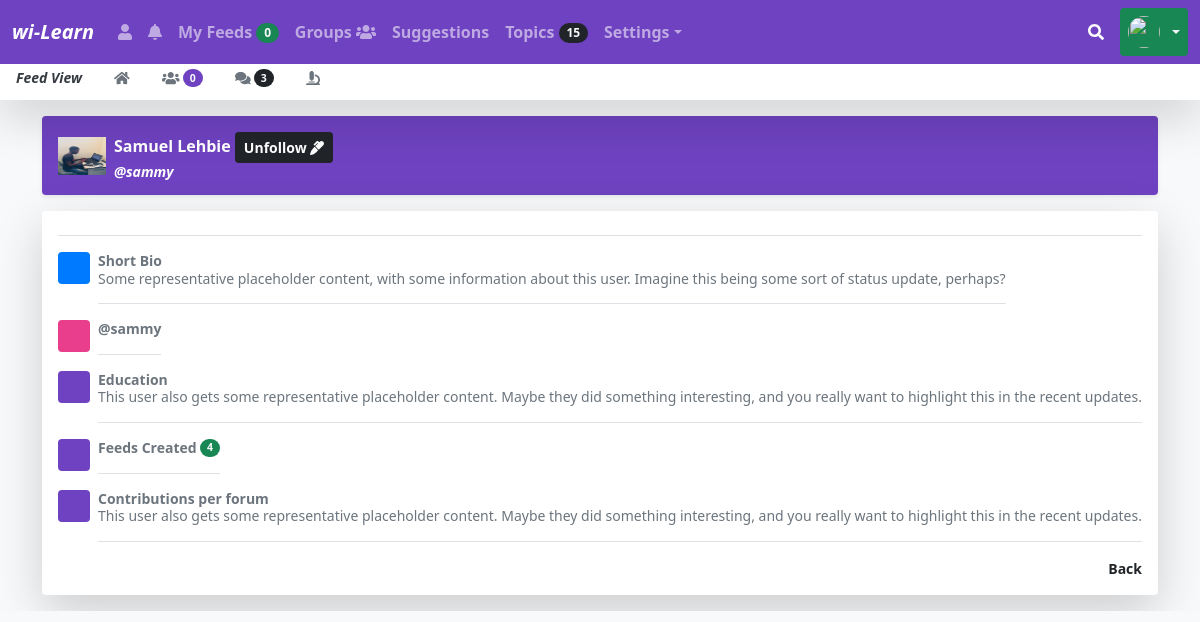
Screenshot of /users/friend-profile.php?viewfriendprofile=2 with the database file from the repository.
### tables this page shows
CREATE TABLE IF NOT EXISTS `tbluserregistration` (
  `userid` int(11) NOT NULL AUTO_INCREMENT,
  `username` varchar(20) NOT NULL,
  `firstname` varchar(50) DEFAULT NULL,
  `middlename` varchar(50) DEFAULT NULL,
  `lastname` varchar(50) DEFAULT NULL,
  `email` varchar(50) DEFAULT NULL,
  `gender` varchar(50) DEFAULT NULL,
  `dateofbirth` date DEFAULT NULL,
  `password` varchar(20) DEFAULT NULL,
  `photo` varchar(255) DEFAULT NULL,
  PRIMARY KEY (`userid`)
);

### users/friend-profile.php (the view)
<?php include 'header.php';?>
<main class="container">
    <?php
    include '../includes/config.php';
if(isset($_GET['viewfriendprofile'])){
    $userid = $_GET['viewfriendprofile'];
    $friendprofilequery = "SELECT * FROM tbluserregistration WHERE userid = '$userid'";
    $friendprofilequeryrun = mysqli_query($conn, $friendprofilequery);
    $friendprofilequeryresult = mysqli_fetch_assoc($friendprofilequeryrun);
?>
  <div class="d-flex align-items-center p-3 my-3 text-white bg-purple rounded shadow-sm">
  <img src="../<?php echo  $friendprofilequeryresult['photo'];?>" alt="<?php echo  $friendprofilequeryresult['userid'];?>" width="48" height="38" class="me-2">
    <div class="lh-1">
      <h1 class="h6 mb-0 text-white fw-bold lh-1"><?php echo  $friendprofilequeryresult['firstname'].' '.$friendprofilequeryresult['lastname'];?>
      <span>
          <a href="#" class="text-decoration-none fw-bold btn btn-dark btn-sm">Unfollow <i class="fas fa-marker"></i></a>
          </span>
</h1>
      <small class="fw-bold fst-italic"><?php echo  $friendprofilequeryresult['username'];?></small>
    </div>
  </div>
  <div class="my-3 p-3 bg-body rounded shadow-lg">
    <h6 class="border-bottom pb-2 mb-0"></h6>
    <div class="d-flex text-muted pt-3">
      <svg class="bd-placeholder-img flex-shrink-0 me-2 rounded" width="32" height="32" xmlns="http://www.w3.org/2000/svg" role="img" aria-label="Placeholder: 32x32" preserveAspectRatio="xMidYMid slice" focusable="false"><title>Placeholder</title><rect width="100%" height="100%" fill="#007bff"/><text x="50%" y="50%" fill="#007bff" dy=".3em">32x32</text></svg>
      <p class="pb-3 mb-0 small lh-sm border-bottom">
        <strong class="d-block text-gray-dark">Short Bio</strong>
        Some representative placeholder content, with some information about this user. Imagine this being some sort of status update, perhaps?
      </p>
    </div>
    <div class="d-flex text-muted pt-3">
      <svg class="bd-placeholder-img flex-shrink-0 me-2 rounded" width="32" height="32" xmlns="http://www.w3.org/2000/svg" role="img" aria-label="Placeholder: 32x32" preserveAspectRatio="xMidYMid slice" focusable="false"><title>Placeholder</title><rect width="100%" height="100%" fill="#e83e8c"/><text x="50%" y="50%" fill="#e83e8c" dy=".3em">32x32</text></svg>
      <p class="pb-3 mb-0 small lh-sm border-bottom">
        <strong class="d-block text-gray-dark"><?php echo  $friendprofilequeryresult['username'];?></strong>
      </p>
    </div>
    <div class="d-flex text-muted pt-3">
      <svg class="bd-placeholder-img flex-shrink-0 me-2 rounded" width="32" height="32" xmlns="http://www.w3.org/2000/svg" role="img" aria-label="Placeholder: 32x32" preserveAspectRatio="xMidYMid slice" focusable="false"><title>Placeholder</title><rect width="100%" height="100%" fill="#6f42c1"/><text x="50%" y="50%" fill="#6f42c1" dy=".3em">32x32</text></svg>
      <p class="pb-3 mb-0 small lh-sm border-bottom">
        <strong class="d-block text-gray-dark">Education</strong>
        This user also gets some representative placeholder content. Maybe they did something interesting, and you really want to highlight this in the recent updates.
      </p>
    </div>
    <div class="d-flex text-muted pt-3">
        <svg class="bd-placeholder-img flex-shrink-0 me-2 rounded" width="32" height="32" xmlns="http://www.w3.org/2000/svg" role="img" aria-label="Placeholder: 32x32" preserveAspectRatio="xMidYMid slice" focusable="false"><title>Placeholder</title><rect width="100%" height="100%" fill="#6f42c1"/><text x="50%" y="50%" fill="#6f42c1" dy=".3em">32x32</text></svg>
        <p class="pb-3 mb-0 small lh-sm border-bottom">
        <?php
          include '../includes/config.php';
          $userid = $_GET['viewfriendprofile'];
          $feedsquery = "SELECT * FROM tblpostarticle WHERE userid = '$userid' ORDER BY postid DESC";
          $runfeedsquery = mysqli_query($conn, $feedsquery);
          $feedsqueryrowcount = mysqli_num_rows($runfeedsquery);
  ?>
          <strong class="d-block text-gray-dark">Feeds Created
          <span class="badge bg-success text-light rounded-pill align-text-bottom"><?php echo $feedsqueryrowcount;?></span>
          </strong>
        </p>
      </div>
      <div class="d-flex text-muted pt-3">
        <svg class="bd-placeholder-img flex-shrink-0 me-2 rounded" width="32" height="32" xmlns="http://www.w3.org/2000/svg" role="img" aria-label="Placeholder: 32x32" preserveAspectRatio="xMidYMid slice" focusable="false"><title>Placeholder</title><rect width="100%" height="100%" fill="#6f42c1"/><text x="50%" y="50%" fill="#6f42c1" dy=".3em">32x32</text></svg>
        <p class="pb-3 mb-0 small lh-sm border-bottom">
          <strong class="d-block text-gray-dark">Contributions per forum</strong>
          This user also gets some representative placeholder content. Maybe they did something interesting, and you really want to highlight this in the recent updates.
        </p>
      </div>
<?php  }?>
    <small class="d-block text-end mt-3">
      <a href="user-friends.php" class="text-decoration-none text-dark fw-bold">Back</a>
    </small>
  </div>
</main>
<?php include 'footer.php';?>

### css/offcanvas.css (style rules this page uses)
html, body { overflow-x: hidden; }
body { padding-top: 56px; }
.bg-purple { background-color: #6f42c1; }

### rows the page displays
tbluserregistration: photo (picture), firstname "Samuel", lastname "Lehbie", username "@sammy"

### other values shown
$feedsqueryrowcount "0"
$friendsqueryrowcount "0"
$feedsqueryrowcount "4"
